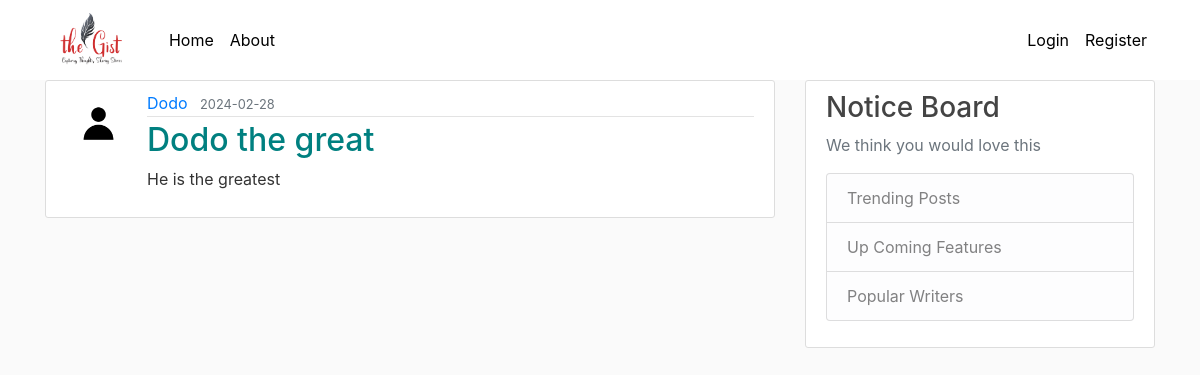
Screenshot of /post/26 with the database file from the repository.
### flaskblog/models.py (models this page shows, shortened)
class User(db.Model, UserMixin):
    id = db.Column(db.Integer, primary_key=True)
    username = db.Column(db.String(20), unique=True, nullable=False)
    email = db.Column(db.String(120), unique=True, nullable=False)
    image_file = db.Column(db.String(20), nullable=False, default='default.jpg')
    password = db.Column(db.String(60), nullable=False)
    posts = db.relationship('Post', backref='author', lazy=True)

class Post(db.Model):
    id = db.Column(db.Integer, primary_key=True)
    title = db.Column(db.String(100), nullable=False)
    date_posted = db.Column(db.DateTime, nullable=False, default=datetime.utcnow)
    content = db.Column(db.Text, nullable=False)
    user_id = db.Column(db.Integer, db.ForeignKey('user.id'), nullable='False')

### flaskblog/posts/routes.py (the view)
@posts.route("/post/<int:post_id>")
def post(post_id):
     post = Post.query.get_or_404(post_id)
     return render_template('post.html', title=post.title, post=post)

### flaskblog/templates/post.html (shortened to what this page needs)
{% extends "layout.html" %}
{% block content %}
  <article class="media content-section">
    <img class="rounded-circle article-img" src="{{ url_for('static', filename='profile_pics/' + post.author.image_file) }}">
    <div class="media-body">
      <div class="article-metadata">
        <a class="mr-2" href="{{ url_for('users.user_posts', username=post.author.username) }}">{{ post.author.username }}</a>
        <small class="text-muted">{{ post.date_posted.strftime('%Y-%m-%d') }}</small>
      </div>
      <h2 class="article-title">{{ post.title }}</h2>
      <p class="article-content">{{ post.content }}</p>
    </div>
  </article>
{% endblock content %}

### flaskblog/static/main.css (style rules this page uses)
body { background: #fafafa; color: #333333; margin-top: 5rem; }
h1, h2, h3, h4, h5, h6 { color: #444444; }
.content-section { background: #ffffff; padding: 10px 20px; border: 1px solid #dddddd; border-radius: 3px; margin-bottom: 20px; }
.article-title { color: #008080; }
.article-content { white-space: pre-line; }
.article-img { height: 65px; width: 65px; margin-right: 16px; }
.article-metadata { padding-bottom: 1px; margin-bottom: 4px; border-bottom: 1px solid #e3e3e3; }

### rows the page displays
User: image_file (placeholder picture), author.username "Dodo"
Post: date_posted "2024-02-28", title "Dodo the great", content "He is the greatest"
